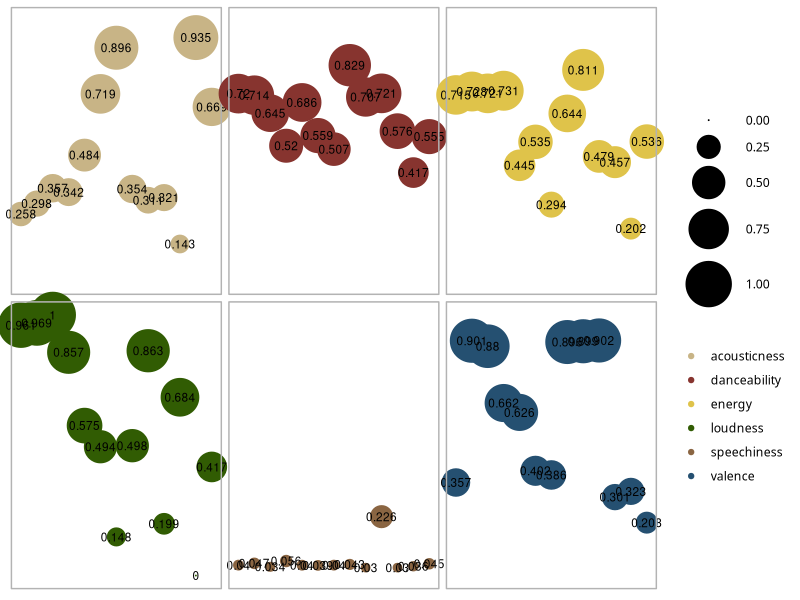
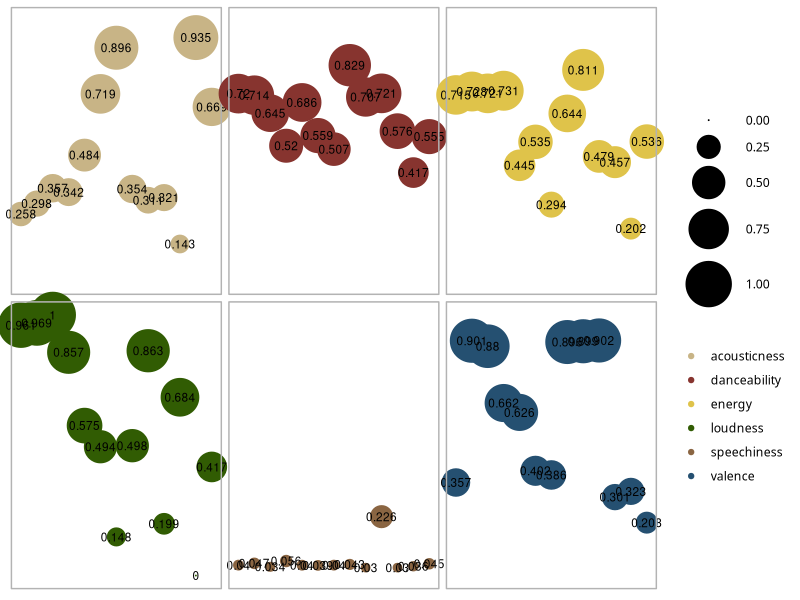

Source code (R) for these figures, in order:
library(dplyr)
library(ggplot2)

# LOAD DATA
df <- read.csv("./data/harrys_house_audio_features.csv")



# DATA PROCESSING
df <- df %>%
  mutate(loudness = (loudness - min(loudness))/(max(loudness) - min(loudness)),
         song_position = 1:13) %>%
  select(song_name, song_position, acousticness, danceability,
         energy, loudness, valence, speechiness) %>%
  tidyr::pivot_longer(cols = 3:8, names_to = "audio_features", values_to = "values") %>% as.data.frame() 


# Data Visualization
theme_set(theme_light(base_family = "Verdana"))

df %>%
  ggplot(aes(x=song_position, y = values,
             size = values, color = audio_features, 
             label = round(values,3) )) +
  geom_point() + 
  geom_text(size=3, color = 'black') + 
  scale_size_area(max_size = 15) + 
  scale_color_manual(values = c("#C8B486", "#87342F", "#DFC34A", "#315C03", "#8A6542", "#255071")) + 
  coord_cartesian(clip = "off") +
  facet_wrap(~audio_features) +
  theme(
    axis.text = element_blank(),
    axis.ticks = element_blank(),
    axis.title = element_blank(),
    panel.grid = element_blank(),
    strip.text = element_blank(),
    legend.title = element_blank(),
  )


ggsave("./images/multidimensional_view_of_harrys_house.svg", units = "px",
       width = 1080, height = 1080, scale = 1.5)
